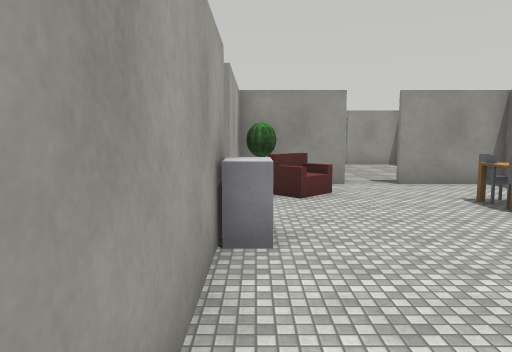
view 1 (above)

16 first-person views from a walk through a Webots world. The camera is 1.2 m above the floor, tilts 6° down and sees 70° across. The floor is counted in squares, 1 m on a side. Each view is taken from the middle of a square. On the plan, view 1 faces up. The plan holds only what a view shows up to about 14 squares ahead; the rest is blank. The robots in the file are not drawn. Simple shapes and patterns stand in for the simulator's stock objects.

view 2
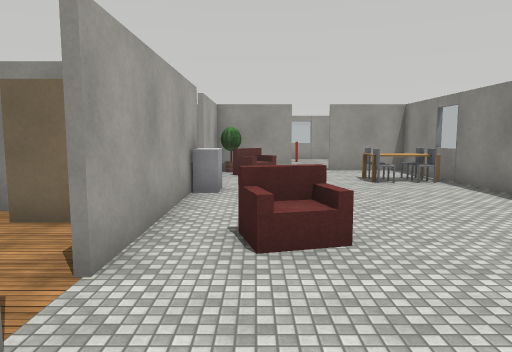

view 3
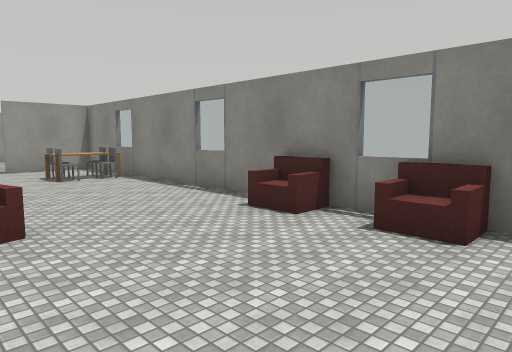

view 4
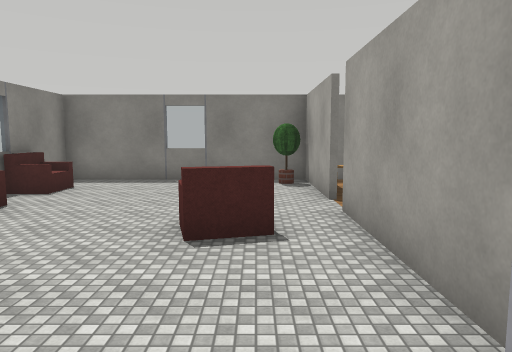

view 5
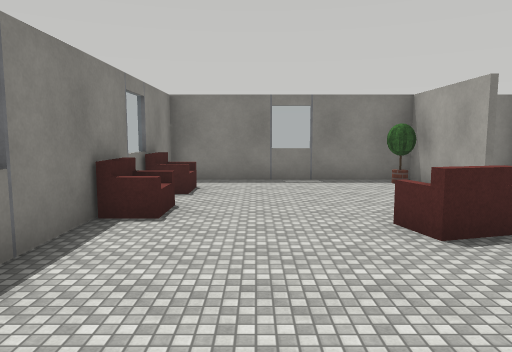

view 6
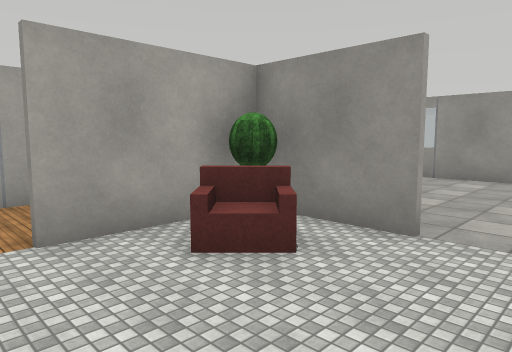

view 7
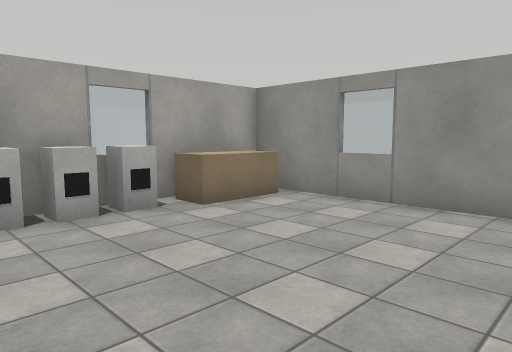

view 8
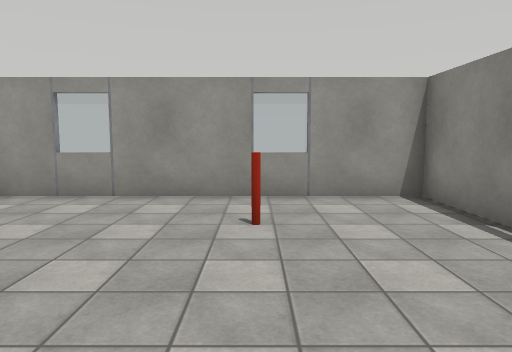

view 9
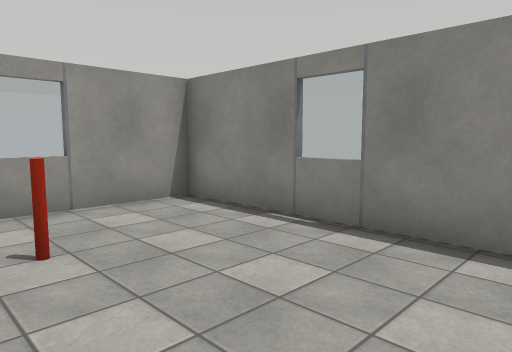

view 10
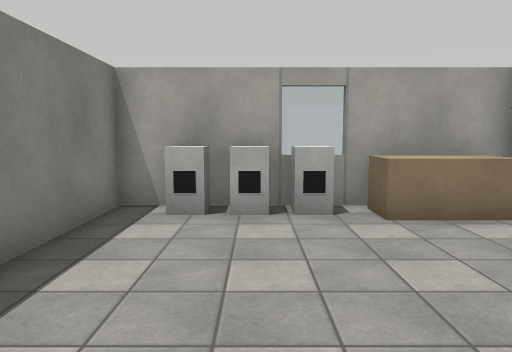

view 11
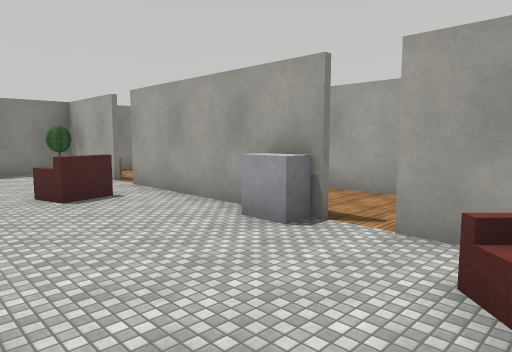

view 12
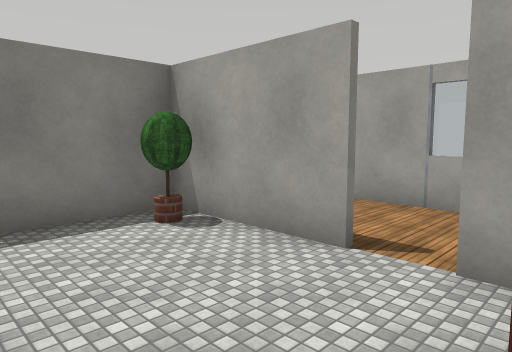

view 13
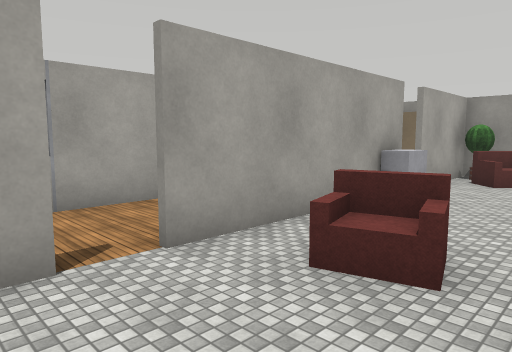

view 14
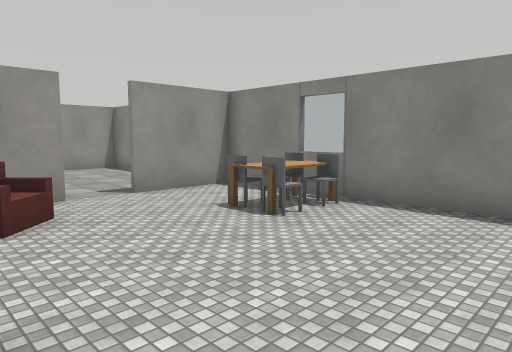

view 15
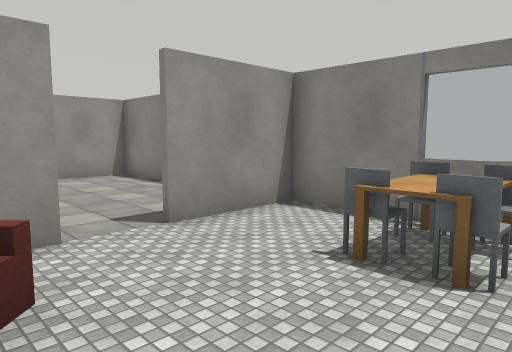

view 16
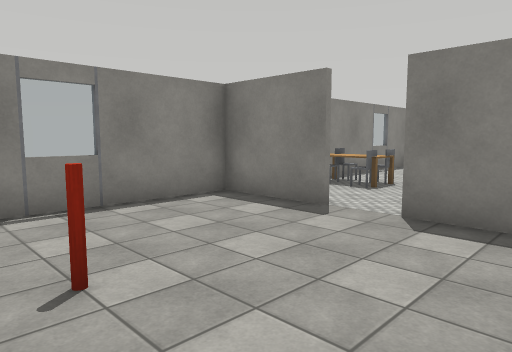

### Floor plan
Ten units are one square. View 1 is at (0, 0); x grows to the right and y downward. Boxes are objects, and circles mark ways between rooms. Rooms are numbered by the first view taken in them; rooms with no view inside come last. Other rooms are left out.
<svg viewBox="-40 -170 110 230">
<path fill="none" stroke="#000" d="M-4 -50 -4 10M-4 20 -4 25M-4 44 -4 54 64 54 64 -90M-4 -84 -4 -60M24 -94 5 -94M65 -94 36 -94M5 -94 -4 -94 -4 -84M36 -96 65 -96M64 -90 64 -164 -34 -164 -34 -96 24 -96M-34 -68 -34 -63M-34 -48 -34 -30M-34 -8 -34 37M-34 54 -12 54"/>
<rect x="-5" y="35" width="10" height="20" fill="#bbb"><title>potted tree</title></rect>
<rect x="-5" y="-55" width="10" height="20" fill="#bbb"><title>grey box</title></rect>
<rect x="5" y="-15" width="20" height="20" fill="#bbb"><title>armchair</title></rect>
<rect x="5" y="-85" width="10" height="20" fill="#bbb"><title>armchair</title></rect>
<rect x="35" y="-65" width="10" height="10" fill="#bbb"><title>chair</title></rect>
<rect x="45" y="-65" width="20" height="10" fill="#bbb"><title>chair</title></rect>
<rect x="45" y="-75" width="10" height="10" fill="#bbb"><title>chair</title></rect>
<rect x="55" y="25" width="10" height="20" fill="#bbb"><title>armchair</title></rect>
<rect x="55" y="5" width="10" height="10" fill="#bbb"><title>armchair</title></rect>
<rect x="55" y="-75" width="10" height="10" fill="#bbb"><title>chair</title></rect>
<rect x="-35" y="-115" width="10" height="10" fill="#bbb"><title>washing machine</title></rect>
<rect x="-35" y="-125" width="10" height="10" fill="#bbb"><title>washing machine</title></rect>
<rect x="-35" y="-135" width="10" height="10" fill="#bbb"><title>washing machine</title></rect>
<rect x="-35" y="-165" width="20" height="30" fill="#bbb"><title>beige box</title></rect>
<rect x="-25" y="-95" width="10" height="10" fill="#bbb"><title>beige box</title></rect>
<rect x="-5" y="-95" width="10" height="10" fill="#bbb"><title>potted tree</title></rect>
<rect x="25" y="-145" width="10" height="10" fill="#bbb"><title>red pole</title></rect>
<rect x="-25" y="-15" width="10" height="10" fill="#bbb"><title>beige box</title></rect>
<rect x="-15" y="25" width="10" height="20" fill="#bbb"><title>other object</title></rect>
<circle cx="-10" cy="-60" r="3" fill="#2a7"/>
<circle cx="30" cy="-90" r="3" fill="#2a7"/>
<circle cx="-10" cy="15" r="3" fill="#2a7"/>
<text x="30" y="-20">1</text>
<text x="10" y="-120">2</text>
<text x="-20" y="20">3</text>
</svg>
Room 1 opens to room 2. Room 1 opens to room 3.

Where each view was taken, in squares from view 1:
view 1: 0 up, 0 right, facing up
view 2: 4 down, 1 right, facing up
view 3: 5 down, 1 right, facing up-right
view 4: 5 up, 1 right, facing down
view 5: 5 up, 4 right, facing down
view 6: 5 up, 4 right, facing up-left
view 7: 10 up, 3 right, facing up-left
view 8: 9 up, 3 right, facing up
view 9: 10 up, 2 right, facing up-right
view 10: 12 up, 3 right, facing left
view 11: 8 up, 4 right, facing down-left
view 12: 0 up, 3 right, facing down-left
view 13: 3 down, 3 right, facing up-left
view 14: 2 up, 0 right, facing up-right
view 15: 5 up, 1 right, facing up-right
view 16: 15 up, 0 right, facing down-right
